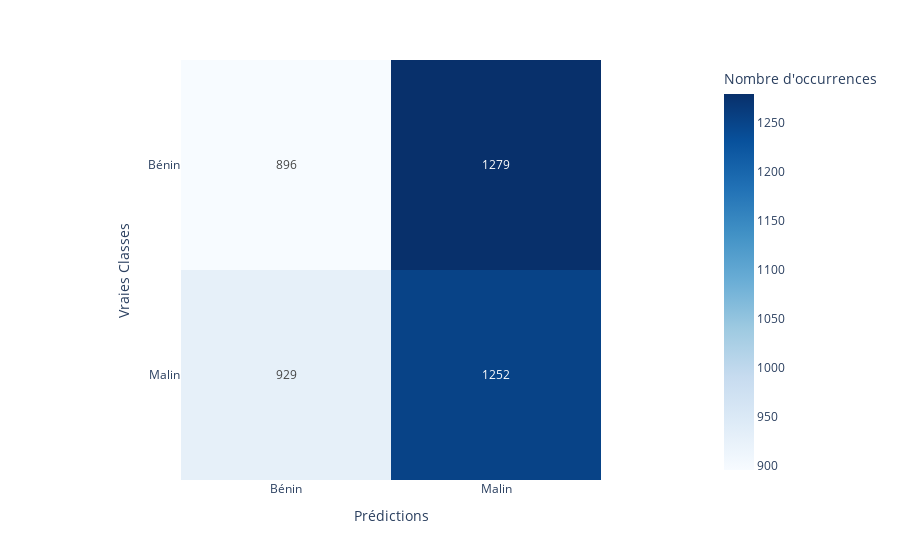

The code cell stored with this chart in its notebook:
### Code cell
import plotly.express as px
import pandas as pd
from sklearn.metrics import confusion_matrix

# Vraies classes
y_true = val_generator.classes  

# Prédictions du modèle
y_pred = (model.predict(val_generator) > 0.5).astype("int32")  

# Calcul de la matrice de confusion
cm = confusion_matrix(y_true, y_pred)

# Création d'un DataFrame pour Plotly
df_cm = pd.DataFrame(
    cm, 
    index=['Bénin', 'Malin'],  # Noms des vraies classes
    columns=['Bénin', 'Malin']  # Noms des prédictions
)

# Création de la heatmap interactive avec Plotly Express
fig = px.imshow(df_cm, 
                text_auto=True,  # Affiche les valeurs dans la matrice
                color_continuous_scale='Blues',  # Palette de couleurs
                labels=dict(x="Prédictions", y="Vraies Classes", color="Nombre d'occurrences")
)

# Personnalisation des axes
fig.update_xaxes(title="Prédictions")
fig.update_yaxes(title="Vraies Classes")

#

### Figure 1 — Plotly figure (JSON) as saved in the notebook; plotly's stock layout.template omitted (floating-point values rounded to 4 significant figures)
{"data": [{"coloraxis": "coloraxis", "hovertemplate": "Prédictions: %{x}<br>Vraies Classes: %{y}<br>Nombre d'occurrences: %{z}<extra></extra>", "name": "0", "texttemplate": "%{z}", "type": "heatmap", "x": ["Bénin", "Malin"], "xaxis": "x", "y": ["Bénin", "Malin"], "yaxis": "y", "z": [[896, 1279], [929, 1252]]}], "layout": {"coloraxis": {"colorbar": {"title": {"text": "Nombre d'occurrences"}}, "colorscale": [[0, "rgb(247,251,255)"], [0.125, "rgb(222,235,247)"], [0.25, "rgb(198,219,239)"], [0.375, "rgb(158,202,225)"], [0.5, "rgb(107,174,214)"], [0.625, "rgb(66,146,198)"], [0.75, "rgb(33,113,181)"], [0.875, "rgb(8,81,156)"], [1, "rgb(8,48,107)"]]}, "margin": {"t": 60}, "xaxis": {"anchor": "y", "constrain": "domain", "domain": [0, 1], "scaleanchor": "y", "title": {"text": "Prédictions"}}, "yaxis": {"anchor": "x", "autorange": "reversed", "constrain": "domain", "domain": [0, 1], "title": {"text": "Vraies Classes"}}}}
